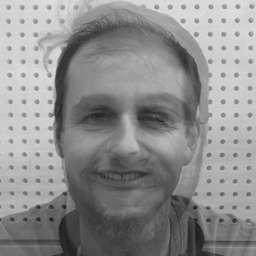
#> input picture 2021/L12/data/mixed2.jpg, 256 x 256 px
$ jupyter execute MixedImages.ipynb   (shell and % lines are left out)
#> lines starting #> are read from the running program, lines starting #| are printed output that depends on the picture
[cell 1]
import cv2
import matplotlib.pyplot as plt
import numpy as np

[cell 2]
im2='./data/mixed1.jpg'
im1='./data/mixed2.jpg'

[cell 3]
# Function to show two images
def showTwoIm(im1, im2):
    plt.figure(figsize=(28, 14))
    plt.subplot(1,2,1)
    plt.imshow(im1,cmap='gray')
    plt.axis('off')
    plt.subplot(1,2,2)
    plt.imshow(im2,cmap='gray')
    plt.axis('off')
    plt.show()

[cell 4]
# Original images
S1 = cv2.imread(im1,0)
#> S1 is the input picture: shape (256, 256); min 25, max 225, mean 141.9
S2 = cv2.imread(im2,0)
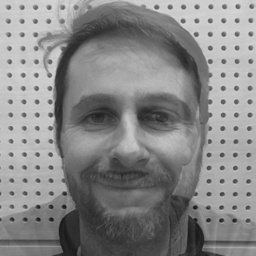
#> input picture 2021/L12/data/mixed1.jpg, 256 x 256 px
#> S2 is the input picture: shape (256, 256); min 19, max 217, mean 134.9
m,n = S1.shape
#> m = 256; n = 256
showTwoIm(S1, S2)
#> in showTwoIm, `plt.show()`:
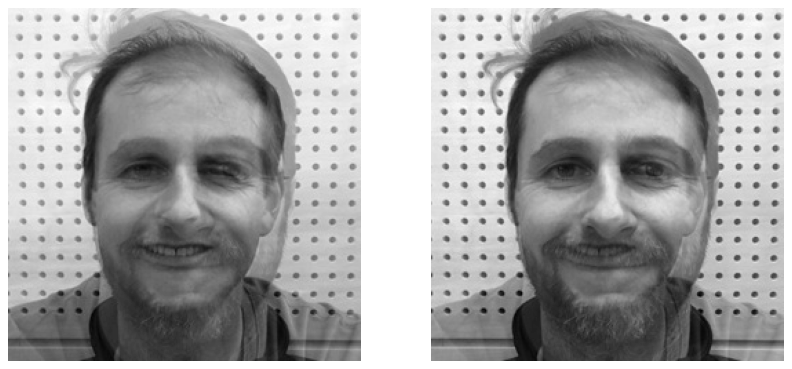
#> figure drawn by matplotlib, 2 panels
